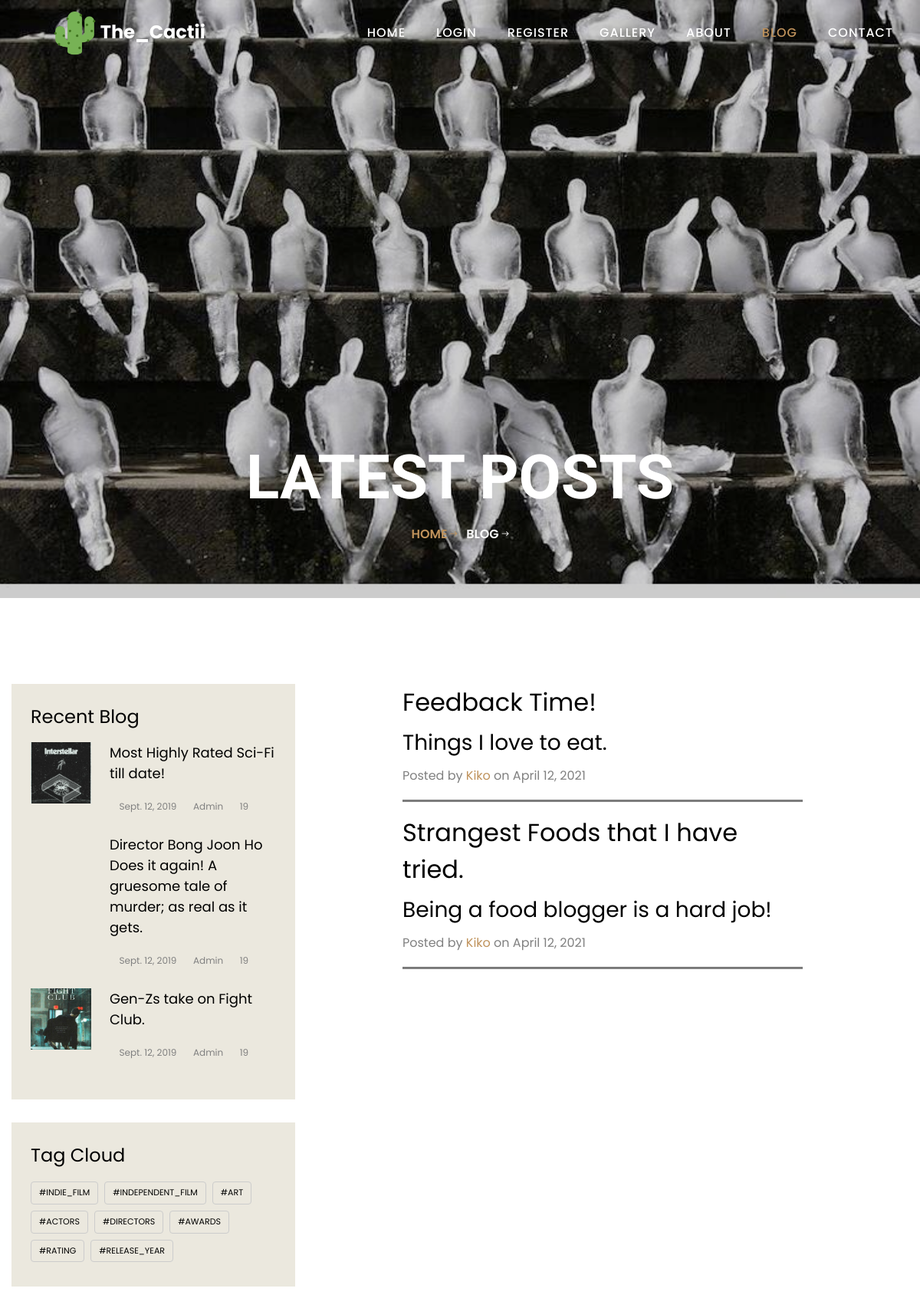
Page /blog on the committed database.
### main.py (models this page shows)
class BlogPost(db.Model):
    __tablename__ = "blog_posts"
    id = db.Column(db.Integer, primary_key=True)
    author_id = db.Column(db.String(250), db.ForeignKey("users.id"))
    author = relationship("User", back_populates="posts")
    comments = relationship("Comment", back_populates="parent_post")
    title = db.Column(db.String(250), unique=True, nullable=False)
    subtitle = db.Column(db.String(250), nullable=False)
    date = db.Column(db.String(250), nullable=False)
    body = db.Column(db.Text, nullable=False)
    img_url = db.Column(db.String(250), nullable=False)

class User(UserMixin, db.Model):
    __tablename__ = "users"
    id = db.Column(db.Integer, primary_key=True)
    email = db.Column(db.String(100), unique=True)
    password = db.Column(db.String(100))
    name = db.Column(db.String(100))
    posts = relationship("BlogPost", back_populates="author")
    comments = relationship("Comment", back_populates="comment_author")

### main.py (the view)
@app.route('/blog')
def blog_page():
    posts = BlogPost.query.all()
    return render_template("blog.html", all_posts=posts, current_user=current_user)

### templates/blog.html (shortened to what this page needs)
<!DOCTYPE html>
<html lang="en">
<head>
  <link rel="stylesheet" href="static/css/open-iconic-bootstrap.min.css">
  <link rel="stylesheet" href="static/css/animate.css">
  <link rel="stylesheet" href="static/css/owl.carousel.min.css">
  <link rel="stylesheet" href="static/css/owl.theme.default.min.css">
  <link rel="stylesheet" href="static/css/magnific-popup.css">
  <link rel="stylesheet" href="static/css/aos.css">
  <link rel="stylesheet" href="static/css/ionicons.min.css">
  <link rel="stylesheet" href="static/css/bootstrap-datepicker.css">
  <link rel="stylesheet" href="static/css/jquery.timepicker.css">
  <link rel="stylesheet" href="static/css/flaticon.css">
  <link rel="stylesheet" href="static/css/icomoon.css">
  <link rel="stylesheet" href="static/css/style.css">
</head>
<body style="background-color: #FFFFFF;">
  <nav class="navbar navbar-expand-lg navbar-dark ftco_navbar bg-dark ftco-navbar-light" id="ftco-navbar">
    <div class="container">
      <a class="navbar-brand" href="/"><img src="static/images/cactus.png" width="17%" height="17%"> The_Cactii</a>
      <div class="collapse navbar-collapse" id="ftco-nav">
        <ul class="navbar-nav ml-auto">
          <li class="nav-item"><a href="/" class="nav-link">Home</a></li>
          {% if not current_user.is_authenticated: %}
          <li class="nav-item">
            <a class="nav-link" href="{{ url_for('login') }}">Login</a>
          </li>
          <li class="nav-item">
            <a class="nav-link" href="{{ url_for('register') }}">Register</a>
          </li>
          {% else: %}
          <li class="nav-item">
            <a class="nav-link" href="{{ url_for('logout') }}">Log Out</a>
          </li>
          {% endif %}
          <li class="nav-item"><a href="/gallery" class="nav-link">Gallery</a></li>
          <li class="nav-item"><a href="/about" class="nav-link">About</a></li>
          <li class="nav-item active"><a href="#" class="nav-link">Blog</a></li>
          <li class="nav-item"><a href="/contact" class="nav-link">Contact</a></li>
        </ul>
      </div>
    </div>
  </nav>
  <section class="hero-wrap hero-wrap-2" style="background-image: url(static/images/ind-bg.jfif);"
    data-stellar-background-ratio="0.5">
    <div class="overlay"></div>
    <div class="container">
      <div class="row no-gutters slider-text js-fullheight align-items-end justify-content-center">
        <div class="col-md-9 ftco-animate pb-5 text-center">
          <h2 class="mb-0 bread">Latest Posts</h2>
          <p class="breadcrumbs"><span class="mr-2"><a href="/">Home <i
                  class="ion-ios-arrow-round-forward"></i></a></span> <span>Blog <i
                class="ion-ios-arrow-round-forward"></i></span></p>
        </div>
      </div>
    </div>
  </section>
  <section class="ftco-section ftco-degree-bg ">
    <div class="container" style="float:right; width: 69%; padding-bottom: 14%">
      <div class="row">
        <div class="col-lg-8 col-md-10 mx-auto">
          {% for post in all_posts %}
          <div class="post-preview">
            <a href="{{ url_for('show_post', post_id=post.id) }}">
              <h2 class="post-title">
                {{post.title}}
              </h2>
              <h3 class="post-subtitle">
                {{post.subtitle}}
              </h3>
            </a>
            <p class="post-meta">Posted by
              <a href="#">{{post.author.name}}</a>
              on {{post.date}}
            </p>
          </div>
          <hr style="height:2px;color:gray;background-color:gray">
          {% endfor %}
        </div>
      </div>
    </div>
    <div class="col-lg-4 sidebar ftco-animate fadeInUp ftco-animated">
      <div class="sidebar-box bg-light ftco-animate fadeInUp ftco-animated">
        <h3 class="heading-2">Recent Blog</h3>
        <div class="block-21 mb-4 d-flex">
          <a class="blog-img mr-4" style="background-image: url(static/images/interstellar.jfif);"></a>
          <div class="text">
            <h3 class="heading-1"><a href="#">Most Highly Rated Sci-Fi till date!</a>
            </h3>
            <div class="meta">
              <div><a href="#"><span class="icon-calendar"></span> Sept. 12, 2019</a></div>
              <div><a href="#"><span class="icon-person"></span> Admin</a></div>
              <div><a href="#"><span class="icon-chat"></span> 19</a></div>
            </div>
          </div>
        </div>
        <div class="block-21 mb-4 d-flex">
          <a class="blog-img mr-4" style="background-image: url(static/images/memoir.png);"></a>
          <div class="text">
            <h3 class="heading-1"><a href="#">Director Bong Joon Ho Does it again! A gruesome tale of murder; as real as
                it gets.</a>
            </h3>
            <div class="meta">
              <div><a href="#"><span class="icon-calendar"></span> Sept. 12, 2019</a></div>
              <div><a href="#"><span class="icon-person"></span> Admin</a></div>
              <div><a href="#"><span class="icon-chat"></span> 19</a></div>
            </div>
          </div>
        </div>
        <div class="block-21 mb-4 d-flex">
          <a class="blog-img mr-4" style="background-image: url(static/images/fight.jfif);"></a>
          <div class="text">
            <h3 class="heading-1"><a href="#">Gen-Zs take on Fight Club.</a>
            </h3>
            <div class="meta">
              <div><a href="#"><span class="icon-calendar"></span> Sept. 12, 2019</a></div>
              <div><a href="#"><span class="icon-person"></span> Admin</a></div>
              <div><a href="#"><span class="icon-chat"></span> 19</a></div>
            </div>
          </div>
        </div>
      </div>
      <div class="sidebar-box bg-light ftco-animate fadeInUp ftco-animated">
        <h3 class="heading-2">Tag Cloud</h3>
        <div class="tagcloud">
          <a href="#" class="tag-cloud-link">#indie_film</a>
          <a href="#" class="tag-cloud-link">#independent_film</a>
          <a href="#" class="tag-cloud-link">#art</a>
          <a href="#" class="tag-cloud-link">#actors</a>
          <a href="#" class="tag-cloud-link">#directors</a>
          <a href="#" class="tag-cloud-link">#awards</a>
          <a href="#" class="tag-cloud-link">#rating</a>
          <a href="#" class="tag-cloud-link">#release_year</a>
        </div>
      </div>
    </div>
  </section>
</body>
</html>

### static/css/icomoon.css (style rules this page uses)
[class^="icon-"], [class*=" icon-"] { font-family: 'icomoon' !important; speak: none; font-style: normal; font-weight: normal; font-variant: normal; text-transform: none; line-height: 1; -webkit-font-smoothing: antialiased; -moz-osx-font-smoothing: grayscale; }
.icon-calendar:before { content: "\f073"; }
.icon-chat:before { content: "\e0b7"; }
.icon-person:before { content: "\e7fd"; }

### rows in the picture
BlogPost: title "Feedback Time!", subtitle "Things I love to eat.", author.name "Kiko", date "April 12, 2021"
BlogPost: title "Strangest Foods that I have tried.", subtitle "Being a food blogger is a hard job!", author.name "Kiko", date "April 12, 2021"
